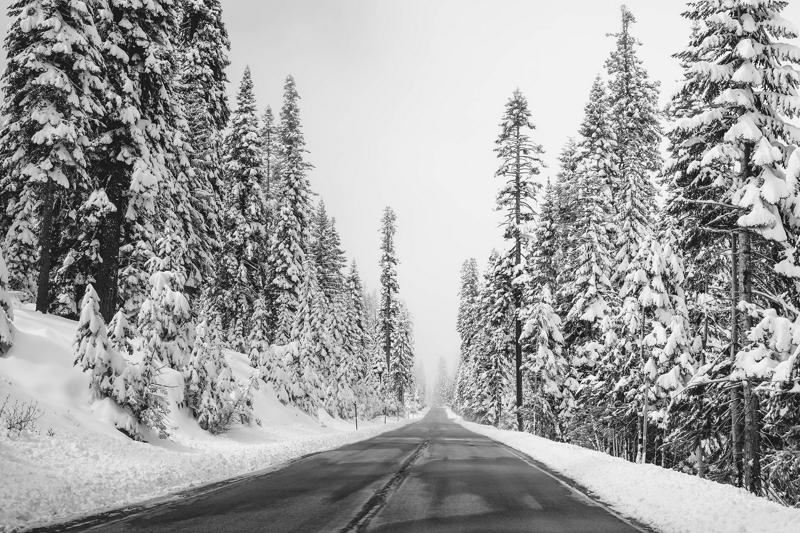
%> input picture Lab_2/Image_Enhancement/image2.jpg, 800 x 533 px
$ octave test_laplacian.m   (GNU Octave 9; MATLAB toolbox functions it lacks are replaced by stand-ins)
%> lines starting %> are read from the running program, lines starting %| are printed output that depends on the picture
### Lab_2/Image_Enhancement/compute_LoG.m
function imOut = compute_LoG(image, LOG_type)

switch LOG_type
    case 1
        %method 1
        % Apply gaussian filter
        gaus_f = fspecial('gaussian', 5, 0.5);
        imOut = imfilter(image, gaus_f);
        % Apply second-derivative/Laplacian filter
        lapl_f = fspecial('laplacian');
        imOut = imfilter(imOut, lapl_f);

    case 2
        %method 2
        % Laplacian of Gaussian filter
        log_f = fspecial('log', 5, 0.5);
        imOut = imfilter(image, log_f);

    case 3
        %method 3
        % Difference of Gaussians with ratio 1.6
        gaus_1 = fspecial('gaussian', 5, 0.5 * sqrt(1.6));
        gaus_2 = fspecial('gaussian', 5, 0.5 / sqrt(1.6));
        diff_filter = gaus_1 - gaus_2;
        imOut = imfilter(image, diff_filter);

end
end

### Lab_2/Image_Enhancement/test_laplacian.m
% Script for Question 9: comparing different methods for second-order
% derivative
image2 = imread('images/image2.jpg');
%> image2 is the input picture: size 533x800 uint8; min 0, max 255, mean 160
image2 = im2double(image2);
%> image2: size 533x800 double

figure
for i=1:3
    subplot(1, 3, i);
    imOut = compute_LoG(image2, i);
    imOut = imOut / max(imOut, [], 'all') * 2; % Normalize and rescale by 2 for better visualization
    imshow(imOut);
    title(strcat('Method ', num2str(i)));
end
%> this loop made 3 passes
%> pass 1, in compute_LoG, `imOut = imfilter(imOut, lapl_f);`:
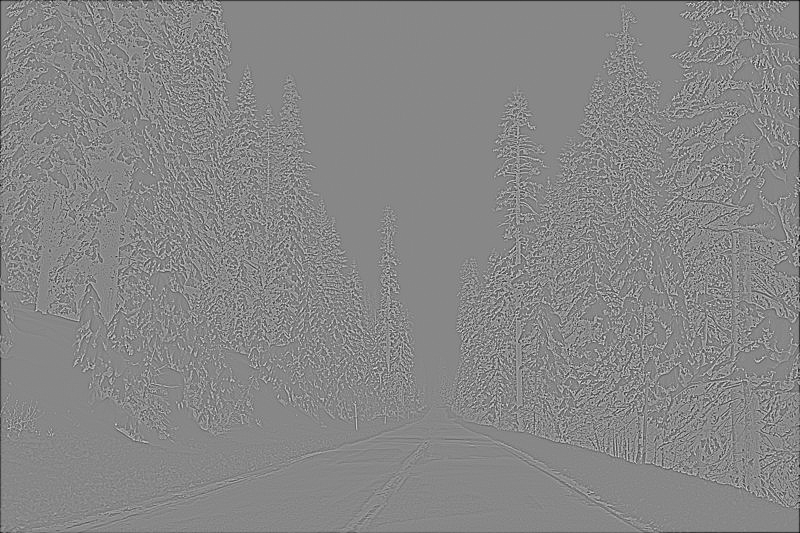
%> imOut: size 533x800 double; min -1.21, max 1.06, mean -0.00335; drawn with min black and max white
%> pass 1, `imshow(imOut);`:
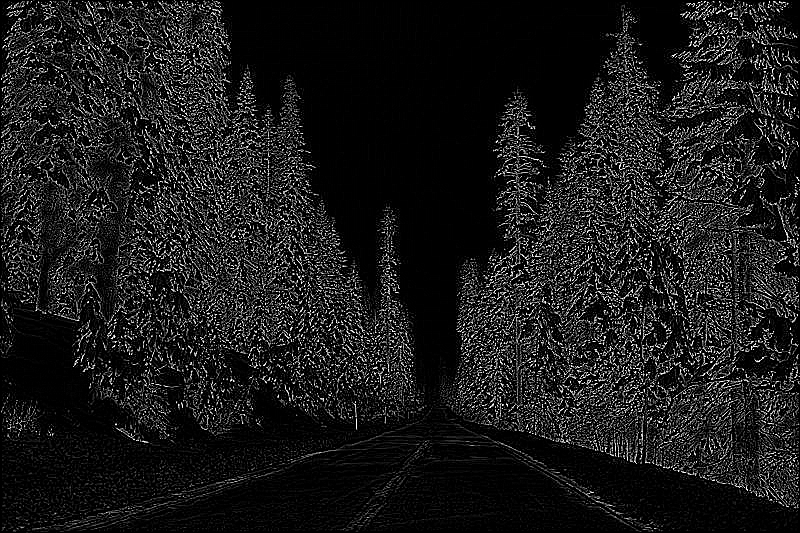
%> displayed picture: size 533x800, on the screen's scale of 0 to 255; min 0, max 255, mean 27.1
%> after the loop:
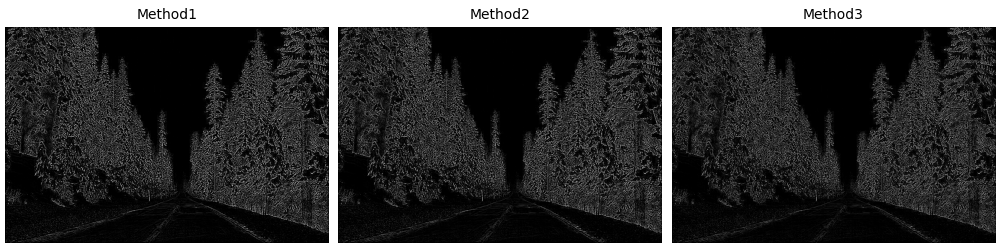
%> figure redrawn from the program's plot data, 3 panels

% [17 lines of commented-out code are left out]

$ run again, with Lab_2/Image_Enhancement/image1.jpg copied over Lab_2/Image_Enhancement/image2.jpg
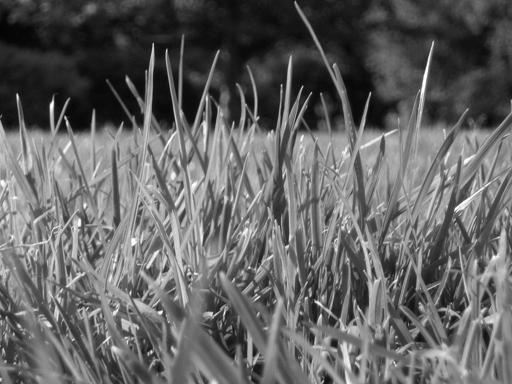
%> input picture Lab_2/Image_Enhancement/image1.jpg, 512 x 384 px
%> image2 is the input picture: size 384x512 uint8; min 0, max 255, mean 99.4
%> image2: size 384x512 double
%> the loop `for i=1:3` made 3 passes
%> pass 1, `imshow(imOut);`:
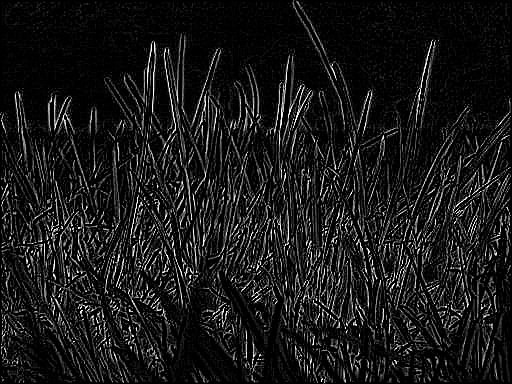
%> displayed picture: size 384x512, on the screen's scale of 0 to 255; min 0, max 255, mean 24.5
%> after the loop `for i=1:3`:
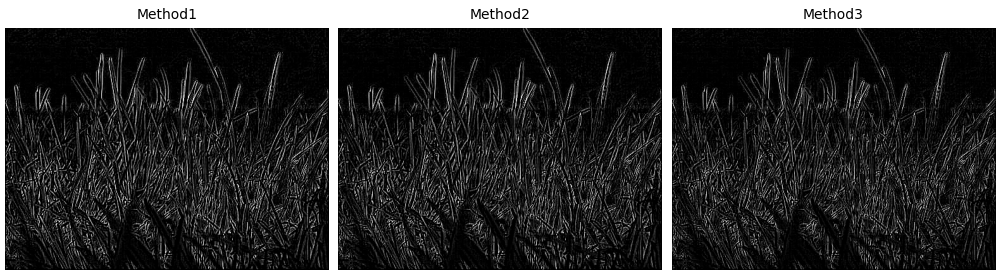
%> figure redrawn from the program's plot data, 3 panels
